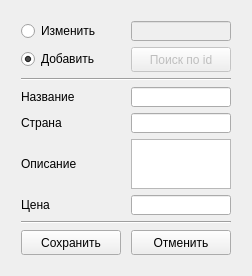
<?xml version="1.0" encoding="UTF-8"?>
<ui version="4.0">
 <class>Form</class>
 <widget class="QWidget" name="Form">
  <property name="geometry">
   <rect>
    <x>0</x>
    <y>0</y>
    <width>248</width>
    <height>272</height>
   </rect>
  </property>
  <property name="windowTitle">
   <string>Изменение</string>
  </property>
  <layout class="QGridLayout" name="gridLayout_2">
   <item row="1" column="0">
    <layout class="QGridLayout" name="layout">
     <property name="leftMargin">
      <number>10</number>
     </property>
     <property name="topMargin">
      <number>10</number>
     </property>
     <property name="rightMargin">
      <number>10</number>
     </property>
     <property name="bottomMargin">
      <number>10</number>
     </property>
     <property name="horizontalSpacing">
      <number>10</number>
     </property>
     <item row="2" column="0" colspan="2">
      <widget class="Line" name="line">
       <property name="enabled">
        <bool>true</bool>
       </property>
       <property name="orientation">
        <enum>Qt::Horizontal</enum>
       </property>
      </widget>
     </item>
     <item row="1" column="1">
      <widget class="QPushButton" name="idbutton">
       <property name="enabled">
        <bool>false</bool>
       </property>
       <property name="minimumSize">
        <size>
         <width>80</width>
         <height>25</height>
        </size>
       </property>
       <property name="maximumSize">
        <size>
         <width>120</width>
         <height>25</height>
        </size>
       </property>
       <property name="text">
        <string>Поиск по id</string>
       </property>
      </widget>
     </item>
     <item row="6" column="0">
      <widget class="QLabel" name="pricelabel">
       <property name="minimumSize">
        <size>
         <width>75</width>
         <height>20</height>
        </size>
       </property>
       <property name="maximumSize">
        <size>
         <width>75</width>
         <height>20</height>
        </size>
       </property>
       <property name="text">
        <string>Цена</string>
       </property>
      </widget>
     </item>
     <item row="8" column="0">
      <widget class="QPushButton" name="savebutton">
       <property name="minimumSize">
        <size>
         <width>100</width>
         <height>25</height>
        </size>
       </property>
       <property name="maximumSize">
        <size>
         <width>16777215</width>
         <height>25</height>
        </size>
       </property>
       <property name="text">
        <string>Сохранить</string>
       </property>
      </widget>
     </item>
     <item row="4" column="0">
      <widget class="QLabel" name="countrylabel">
       <property name="minimumSize">
        <size>
         <width>75</width>
         <height>20</height>
        </size>
       </property>
       <property name="maximumSize">
        <size>
         <width>75</width>
         <height>20</height>
        </size>
       </property>
       <property name="text">
        <string>Страна</string>
       </property>
      </widget>
     </item>
     <item row="3" column="0">
      <widget class="QLabel" name="namelabel">
       <property name="minimumSize">
        <size>
         <width>75</width>
         <height>20</height>
        </size>
       </property>
       <property name="maximumSize">
        <size>
         <width>75</width>
         <height>20</height>
        </size>
       </property>
       <property name="text">
        <string>Название</string>
       </property>
      </widget>
     </item>
     <item row="8" column="1">
      <widget class="QPushButton" name="cancelbutton">
       <property name="minimumSize">
        <size>
         <width>100</width>
         <height>25</height>
        </size>
       </property>
       <property name="maximumSize">
        <size>
         <width>110</width>
         <height>25</height>
        </size>
       </property>
       <property name="text">
        <string>Отменить</string>
       </property>
      </widget>
     </item>
     <item row="1" column="0">
      <widget class="QRadioButton" name="addradio">
       <property name="minimumSize">
        <size>
         <width>75</width>
         <height>20</height>
        </size>
       </property>
       <property name="maximumSize">
        <size>
         <width>75</width>
         <height>20</height>
        </size>
       </property>
       <property name="text">
        <string>Добавить</string>
       </property>
       <property name="checked">
        <bool>true</bool>
       </property>
      </widget>
     </item>
     <item row="0" column="1">
      <widget class="QLineEdit" name="idedit">
       <property name="enabled">
        <bool>false</bool>
       </property>
       <property name="minimumSize">
        <size>
         <width>0</width>
         <height>20</height>
        </size>
       </property>
       <property name="maximumSize">
        <size>
         <width>120</width>
         <height>20</height>
        </size>
       </property>
      </widget>
     </item>
     <item row="0" column="0">
      <widget class="QRadioButton" name="editradio">
       <property name="minimumSize">
        <size>
         <width>75</width>
         <height>20</height>
        </size>
       </property>
       <property name="maximumSize">
        <size>
         <width>75</width>
         <height>20</height>
        </size>
       </property>
       <property name="text">
        <string>Изменить</string>
       </property>
      </widget>
     </item>
     <item row="3" column="1">
      <widget class="QLineEdit" name="name">
       <property name="minimumSize">
        <size>
         <width>80</width>
         <height>20</height>
        </size>
       </property>
       <property name="maximumSize">
        <size>
         <width>120</width>
         <height>20</height>
        </size>
       </property>
      </widget>
     </item>
     <item row="6" column="1">
      <widget class="QLineEdit" name="price">
       <property name="minimumSize">
        <size>
         <width>80</width>
         <height>20</height>
        </size>
       </property>
       <property name="maximumSize">
        <size>
         <width>120</width>
         <height>20</height>
        </size>
       </property>
      </widget>
     </item>
     <item row="5" column="0" alignment="Qt::AlignVCenter">
      <widget class="QLabel" name="desclabel">
       <property name="minimumSize">
        <size>
         <width>75</width>
         <height>20</height>
        </size>
       </property>
       <property name="maximumSize">
        <size>
         <width>75</width>
         <height>20</height>
        </size>
       </property>
       <property name="text">
        <string>Описание</string>
       </property>
      </widget>
     </item>
     <item row="7" column="0" colspan="2">
      <widget class="Line" name="line_2">
       <property name="orientation">
        <enum>Qt::Horizontal</enum>
       </property>
      </widget>
     </item>
     <item row="4" column="1">
      <widget class="QLineEdit" name="country">
       <property name="minimumSize">
        <size>
         <width>80</width>
         <height>20</height>
        </size>
       </property>
       <property name="maximumSize">
        <size>
         <width>120</width>
         <height>20</height>
        </size>
       </property>
      </widget>
     </item>
     <item row="5" column="1">
      <widget class="QPlainTextEdit" name="desc">
       <property name="minimumSize">
        <size>
         <width>80</width>
         <height>50</height>
        </size>
       </property>
       <property name="maximumSize">
        <size>
         <width>120</width>
         <height>16777215</height>
        </size>
       </property>
      </widget>
     </item>
    </layout>
   </item>
  </layout>
 </widget>
 <resources/>
 <connections/>
</ui>
